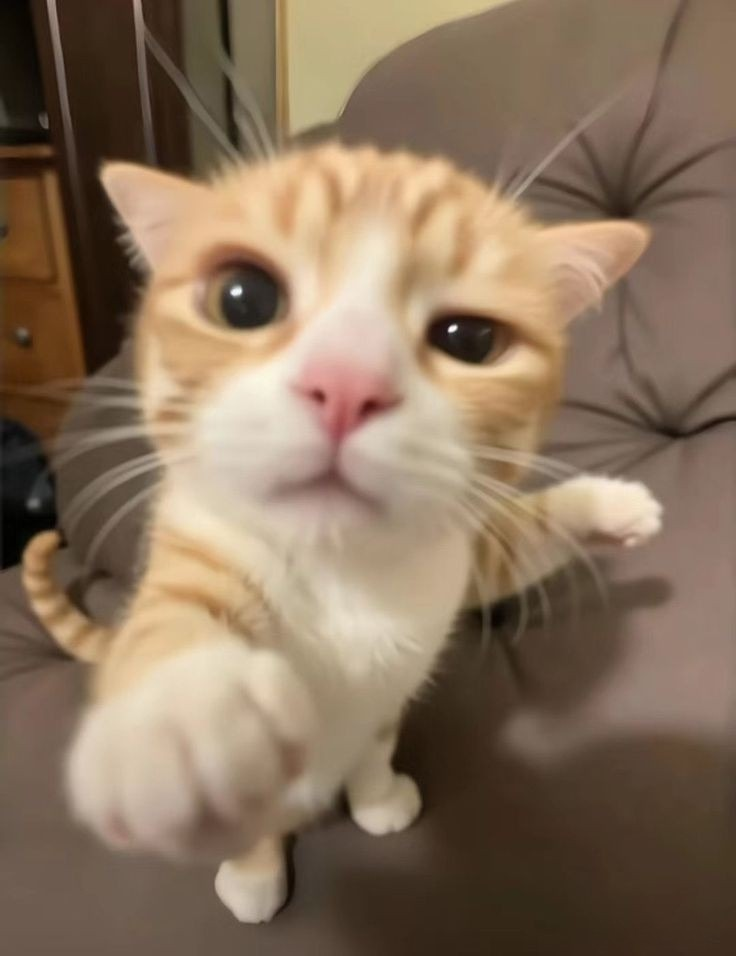
#> input picture 11-image-compression/data/sample_image.jpeg, 736 x 956 px
$ jupyter execute compression_analysis.ipynb
#> lines starting #> are read from the running program, lines starting #| are printed output that depends on the picture
[cell 1]
#library
from PIL import Image
import numpy as np
import matplotlib.pyplot as plt
import cv2

[cell 2]
from pathlib import Path
#soal 1
#laod gambar
img_path = str(Path.cwd().parent / "data" / "sample_image.jpeg")
img = Image.open(img_path).convert('RGB')
#> img is the input picture: PIL image 736x956 RGB; mean R, G, B 136.3, 114.5, 92.9
img_resized = img.resize((256, 256))
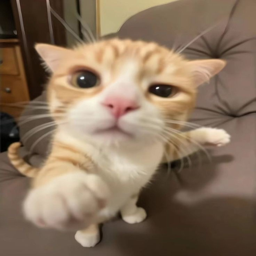
#> img_resized: PIL image 256x256 RGB; mean R, G, B 136.3, 114.5, 92.9
img_np = np.array(img_resized, dtype=np.float32)

#gambar asli dan resize
plt.figure(figsize=(10, 5))
plt.subplot(1, 2, 1)
plt.imshow(img)
plt.title("Gambar Asli")
plt.axis('off')
plt.subplot(1, 2, 2)
plt.imshow(img_resized)
plt.title("Resize 256x256")
plt.axis('off')
plt.show()
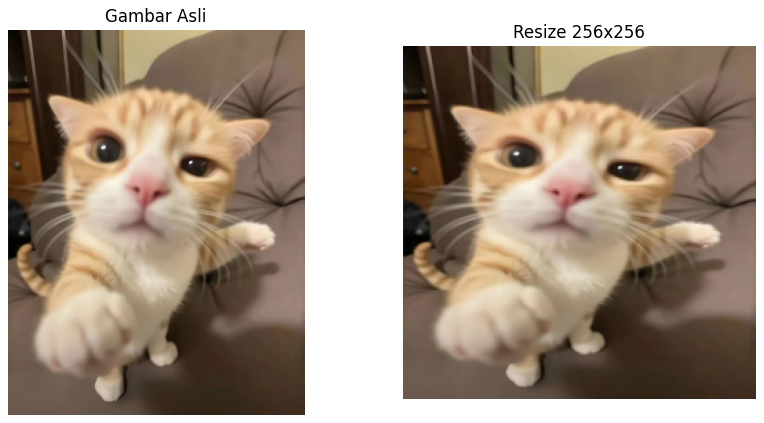
#> figure drawn by matplotlib, 2 panels

[cell 3]
#soal 2
#ubah menjadi array
img_np = np.array(img_resized, dtype=np.float32)
#dimensi dan matriks
print("Dimensi matriks gambar:", img_np.shape)
#| Dimensi matriks gambar: (256, 256, 3)
print("Contoh data pixel RGB [0,0]:", img_np[0, 0])
#| Contoh data pixel RGB [0,0]: [12.  8.  6.]

[cell 4]
#soal 3
#matriks kuantisasi jpeg
Q_base = np.array([
    [16,11,10,16,24,40,51,61],
    [12,12,14,19,26,58,60,55],
    [14,13,16,24,40,57,69,56],
    [14,17,22,29,51,87,80,62],
    [18,22,37,56,68,109,103,77],
    [24,35,55,64,81,104,113,92],
    [49,64,78,87,103,121,120,101],
    [72,92,95,98,112,100,103,99]
], dtype=np.float32)
quality_factor = 5
Q = Q_base * quality_factor

[cell 5]
#fungsi kompresi dan rekonstruksi channel
def compress_channel(channel):
    h, w = channel.shape
    compressed = np.zeros_like(channel)
    reconstructed = np.zeros_like(channel)
    for i in range(0, h, 8):
        for j in range(0, w, 8):
            block = channel[i:i+8, j:j+8] - 128
            dct = cv2.dct(block)
            quant = np.round(dct / Q)
            compressed[i:i+8, j:j+8] = quant + 128
            idct = cv2.idct(quant * Q) + 128
            reconstructed[i:i+8, j:j+8] = np.clip(idct, 0, 255)
    return compressed.astype('uint8'), reconstructed.astype('uint8')

[cell 6]
#proses kompresi semua channel
compressed_list = []
reconstructed_list = []
for c in range(3):  #RGB
    comp, recon = compress_channel(img_np[:, :, c])
    compressed_list.append(comp)
    reconstructed_list.append(recon)
#> this loop made 3 passes
#> pass 1, `comp, recon = compress_channel(img_np[:, :, c])`:
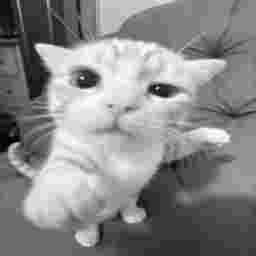
#> recon: shape (256, 256); min 0, max 255, mean 135.9
#> pass 2, `comp, recon = compress_channel(img_np[:, :, c])`:
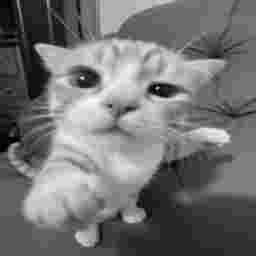
#> recon: shape (256, 256); min 0, max 251, mean 114.1
#> after the loop, compressed_list = 3 items; reconstructed_list = 3 items
compressed_img = np.stack(compressed_list, axis=2)
reconstructed_img = np.stack(reconstructed_list, axis=2)

[cell 7]
#fungsi PSNR
def calculate_psnr(original, compressed):
    mse = np.mean((original - compressed) ** 2)
#> mse = 42.1
    if mse == 0:
        return float('inf')
    return 20 * np.log10(255.0 / np.sqrt(mse))
psnr_value = calculate_psnr(img_np, reconstructed_img)
#> psnr_value = 31.89

[cell 8]
#hasil rekonstruksi (hasil compressed lossy)
plt.imshow(reconstructed_img)
plt.title(f"Gambar Rekonstruksi (PSNR: {psnr_value:.2f} dB)")
plt.axis('off')
plt.show()

[cell 9]
#soal 4
#konversi gambar ke bitstream
def image_to_bitstream(img_array):
    return ''.join(format(byte, '08b') for byte in img_array.tobytes())
#fungsi bitstream gambar
def bitstream_to_image(bitstream, shape, dtype):
    byte_array = bytearray(int(bitstream[i:i+8], 2) for i in range(0, len(bitstream), 8))
    return np.frombuffer(byte_array, dtype=dtype).reshape(shape)

[cell 10]
#encode hamming
def add_hamming_code(bitstream):
    encoded = []
    for i in range(0, len(bitstream), 4):
        d = bitstream[i:i+4].ljust(4, '0')
        p1 = str(int(d[0]) ^ int(d[1]) ^ int(d[3]))
        p2 = str(int(d[0]) ^ int(d[2]) ^ int(d[3]))
        p3 = str(int(d[1]) ^ int(d[2]) ^ int(d[3]))
        encoded.append(p1 + p2 + d[0] + p3 + d[1] + d[2] + d[3])
    return ''.join(encoded)

[cell 11]
#deteksi konversi error
def detect_and_correct_hamming(encoded):
    corrected = []
    errors = []
    for i in range(0, len(encoded), 7):
        block = encoded[i:i+7]
        if len(block) < 7:
            corrected.append(block)
            continue
        p1, p2, d1, p3, d2, d3, d4 = block
        s1 = str(int(p1)^int(d1)^int(d2)^int(d4))
        s2 = str(int(p2)^int(d1)^int(d3)^int(d4))
        s3 = str(int(p3)^int(d2)^int(d3)^int(d4))
        # Hamming(7,4): parity is at positions 1, 2, 4, so the check covering position 1
        # is the LEAST significant syndrome bit. Order is s3 s2 s1, not s1 s2 s3.
        syndrome = s3 + s2 + s1
        pos = int(syndrome, 2) - 1
        if pos >= 0 and pos < 7:
            block = list(block)
            block[pos] = '0' if block[pos] == '1' else '1'
            errors.append(i + pos)
        corrected.append(''.join(block))
    return ''.join(corrected), errors

[cell 12]
#hapus parity
def remove_hamming_code(encoded):
    return ''.join(encoded[i+2] + encoded[i+4] + encoded[i+5] + encoded[i+6] for i in range(0, len(encoded), 7))

[cell 13]
#noise acak
def introduce_errors(bitstream, prob=0.005):
#> called with prob = 0.005
    bitstream = list(bitstream)
    error_locs = []
    for i in range(len(bitstream)):
        if np.random.rand() < prob:
            bitstream[i] = '1' if bitstream[i] == '0' else '0'
            error_locs.append(i)
    return ''.join(bitstream), error_locs

[cell 14]
#pipeline channel coding
bitstream = image_to_bitstream(compressed_img)
encoded = add_hamming_code(bitstream)
corrupted, error_introduced = introduce_errors(encoded, prob=0.005)
#> error_introduced = 13793 values from 99 to 2752370
corrected, error_detected = detect_and_correct_hamming(corrupted)
#> error_detected = 13587 values from 99 to 2752370
decoded = remove_hamming_code(corrected)
recovered_img = bitstream_to_image(decoded, compressed_img.shape, compressed_img.dtype)
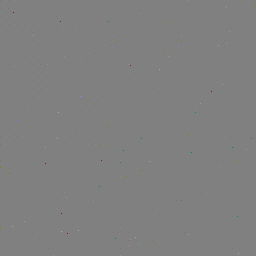
#> recovered_img: shape (256, 256, 3); mean of channels 0, 1, 2 128, 128, 127.9; drawn as R, G, B
#PSNR setelah error correction
psnr_recovered = calculate_psnr(img_np, recovered_img)
#> psnr_recovered = 12.59

[cell 15]
#hasi perbandingan
fig, axs = plt.subplots(1, 3, figsize=(18, 6))
#gambar asli
axs[0].imshow(img_resized)
axs[0].set_title("Gambar Asli")
axs[0].axis('off')
#gambar setelah kompresi (DCT + Quantisasi)
axs[1].imshow(reconstructed_img)
axs[1].set_title(f"Gambar Setelah Kompresi\n(PSNR: {psnr_value:.2f} dB)")
axs[1].axis('off')
#gambar setelah channel coding dan koreksi error
axs[2].imshow(recovered_img)
axs[2].set_title(f"Setelah Channel Coding & Koreksi\n(PSNR: {psnr_recovered:.2f} dB)")
axs[2].axis('off')
plt.tight_layout()
plt.show()

[cell 16]
#evaluasi
print("Evaluasi:")
print(f"- Jumlah bit error disisipkan   : {len(error_introduced)}")
#| - Jumlah bit error disisipkan   : 13793
print(f"- Jumlah bit error terdeteksi   : {len(error_detected)}")
#| - Jumlah bit error terdeteksi   : 13587
print(f"- PSNR hasil setelah koreksi    : {psnr_recovered:.2f} dB")
#| - PSNR hasil setelah koreksi    : 12.59 dB
